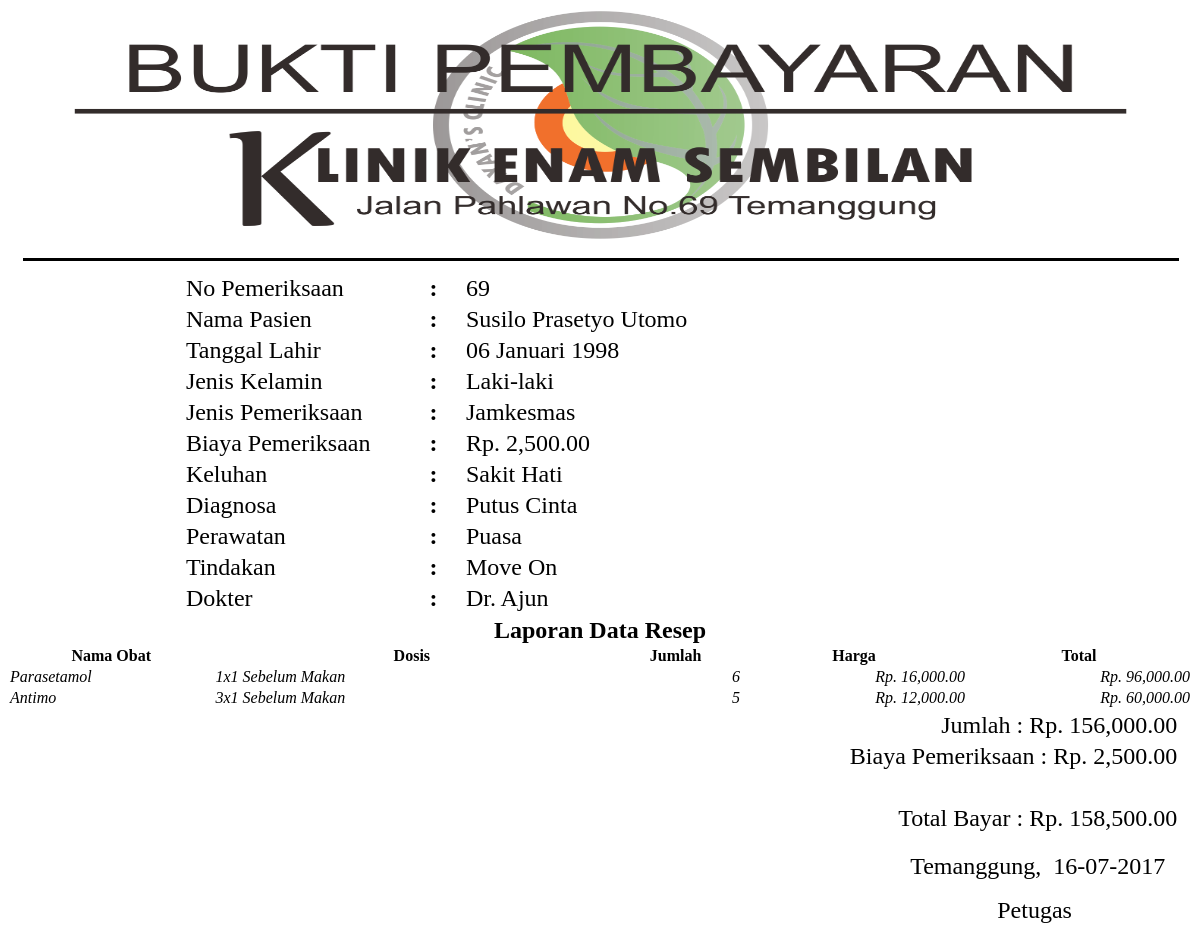
Page /pegawai/buktipembayaran.php?no_pemeriksaan=69 (signed in) on the committed database.
### tables this page shows
CREATE TABLE IF NOT EXISTS `pasien` (
  `no_pasien` int(11) NOT NULL auto_increment,
  `nama_pasien` varchar(50) NOT NULL,
  `alamat_pasien` varchar(50) NOT NULL,
  `tanggal_lahir_pasien` date NOT NULL,
  `telp` varchar(13) NOT NULL,
  `jenis_kelamin` varchar(30) NOT NULL,
  `tanggal_registrasi` date NOT NULL,
  PRIMARY KEY  (`no_pasien`)
);

CREATE TABLE IF NOT EXISTS `pemeriksaan` (
  `no_pemeriksaan` int(11) NOT NULL auto_increment,
  `no_pendaftaran` varchar(4) NOT NULL,
  `keluhan` varchar(225) NOT NULL,
  `diagnosa` varchar(50) NOT NULL,
  `perawatan` varchar(100) NOT NULL,
  `tindakan` varchar(225) NOT NULL,
  `berat_badan` int(4) NOT NULL,
  `tensi_diastolik` varchar(4) NOT NULL,
  `tensi_sistolik` varchar(4) NOT NULL,
  `no_resep` varchar(15) NOT NULL,
  PRIMARY KEY  (`no_pemeriksaan`)
);

CREATE TABLE IF NOT EXISTS `jenisbiaya` (
  `id_jenisbiaya` int(5) NOT NULL auto_increment,
  `nama_biaya` varchar(20) NOT NULL,
  `tarif` int(10) NOT NULL,
  PRIMARY KEY  (`id_jenisbiaya`)
);

CREATE TABLE IF NOT EXISTS `dokter` (
  `kode_dokter` varchar(5) NOT NULL,
  `nama_dokter` varchar(30) NOT NULL,
  `alamat_dokter` varchar(50) NOT NULL,
  `telepon_dokter` varchar(12) NOT NULL,
  `username` varchar(15) NOT NULL,
  `password` varchar(15) NOT NULL,
  PRIMARY KEY  (`kode_dokter`)
);

CREATE TABLE IF NOT EXISTS `resep` (
  `id_resep` int(11) NOT NULL auto_increment,
  `no_resep` varchar(15) NOT NULL,
  `kode_obat` varchar(5) NOT NULL,
  `id_dosis` varchar(4) NOT NULL,
  `jumlah` int(11) NOT NULL,
  PRIMARY KEY  (`id_resep`)
);

CREATE TABLE IF NOT EXISTS `obat` (
  `kode_obat` varchar(5) NOT NULL,
  `nama_obat` varchar(30) NOT NULL,
  `merk` varchar(30) NOT NULL,
  `satuan` varchar(10) NOT NULL,
  `harga_jual` int(11) NOT NULL,
  PRIMARY KEY  (`kode_obat`)
);

CREATE TABLE IF NOT EXISTS `dosis` (
  `id_dosis` varchar(4) NOT NULL,
  `nama_dosis` varchar(30) NOT NULL,
  PRIMARY KEY  (`id_dosis`)
);

### pegawai/tanggal.php (called while the page is built, shortened)
<?php
function tgl_indo($tgl){
$tanggal = substr($tgl,8,2);
$bulan   = getBulan(substr($tgl,5,2));
$tahun   = substr($tgl,0,4);
return $tanggal.' '.$bulan.' '.$tahun;
}
function getBulan($bln){
switch ($bln){
case 1:
return "Januari";
break;
}
}
?>

### pegawai/buktipembayaran.php (the view, shortened to what this page needs)
<?php
if(!isset($_SESSION['username'])) {
header('location:index.php'); }
else { $username = $_SESSION['username']; }
?>
<!doctype html>
<html>
<head>
<link rel="stylesheet" href="tabel.css" type="text/css" />
</head>
<body>
<div align="center">
<table width="98%" height="340" border="0">
  <tbody>
    <tr>
      <td colspan="4" style="text-align: center"><img src="pembayaran.png" width="1053" height="228"></td>
    </tr>
    <tr>
      <td height="24" colspan="4" style="text-align: right"><hr width="100%" size="3" color="#000000" /></td>
      </tr>
       <?php
	 include "tanggal.php";
	 $sql="select   pasien.*,pendaftaran.*,pemeriksaan.*,jenisbiaya.*,dokter.*,jadwal_praktek.* from pasien,pendaftaran,pemeriksaan,jenisbiaya,dokter,jadwal_praktek where pasien.no_pasien=pendaftaran.no_pasien and pendaftaran.no_pendaftaran=pemeriksaan.no_pendaftaran and jenisbiaya.id_jenisbiaya=pendaftaran.id_jenisbiaya and dokter.kode_dokter=jadwal_praktek.kode_dokter and jadwal_praktek.kode_jadwal=pendaftaran.kode_jadwal and pemeriksaan.no_pemeriksaan='$_REQUEST[no_pemeriksaan]'  ";
	 	 $query=mysql_query($sql);
	 while($data=mysql_fetch_array($query))
	 {
	  $tanggal_lahir=tgl_indo($data['tanggal_lahir_pasien']);
	 ?>
    <tr>
      <td width="14%" style="text-align: left">&nbsp;</td>
      <td width="21%" height="24" class="style5" style="text-align: left"><span class="style5">No Pemeriksaan</span></td>
      <td width="3%" class="style5"><strong>:</strong></td>
      <td width="62%" class="style5"><span class="style5"><?php echo $data['no_pemeriksaan']?></span></td>
    </tr>
    <tr>
      <td style="text-align: left">&nbsp;</td>
      <td height="24" class="style5" style="text-align: left"><span class="style5">Nama Pasien</span></td>
      <td class="style5"><strong>:</strong></td>
      <td class="style5"><span class="style5"><?php echo $data['nama_pasien']?></span></td>
    </tr>
    <tr>
      <td style="text-align: left">&nbsp;</td>
      <td height="24" class="style5" style="text-align: left"><span class="style5">Tanggal Lahir</span></td>
      <td class="style5"><strong>:</strong></td>
      <td class="style5"><span class="style5"><?php echo $tanggal_lahir?></span></td>
    </tr>
    <tr>
      <td style="text-align: left">&nbsp;</td>
      <td height="24" class="style5" style="text-align: left"><span class="style5">Jenis Kelamin</span></td>
      <td class="style5"><strong>:</strong></td>
      <td class="style5"><span class="style5"><?php echo $data['jenis_kelamin']?></span></td>
    </tr>
    <tr>
      <td style="text-align: left">&nbsp;</td>
      <td height="24" class="style5" style="text-align: left"><span class="style5">Jenis Pemeriksaan</span></td>
      <td class="style5"><strong>:</strong></td>
      <td class="style5"><span class="style5"><?php echo $data['nama_biaya']?></span></td>
    </tr>
    <tr>
      <td style="text-align: left">&nbsp;</td>
      <td height="24" class="style5" style="text-align: left">Biaya Pemeriksaan</td>
      <td class="style5"><strong>:</strong></td>
      <td class="style5"><?php echo "Rp. ".number_format($data['tarif'],2); ?></td>
    </tr>
    <tr>
      <td style="text-align: left">&nbsp;</td>
      <td height="24" class="style5" style="text-align: left"><span class="style5">Keluhan</span></td>
      <td class="style5"><strong>:</strong></td>
      <td class="style5"><span class="style5"><?php echo $data['keluhan']?></span></td>
    </tr>
    <tr>
      <td style="text-align: left">&nbsp;</td>
      <td height="24" class="style5" style="text-align: left"><span class="style5">Diagnosa</span></td>
      <td class="style5"><strong>:</strong></td>
      <td class="style5"><span class="style5"><?php echo $data['diagnosa']?></span></td>
    </tr>
    <tr>
      <td style="text-align: left">&nbsp;</td>
      <td height="24" class="style5" style="text-align: left"><span class="style5">Perawatan</span></td>
      <td class="style5"><strong>:</strong></td>
      <td class="style5"><span class="style5"><?php echo $data['perawatan']?></span></td>
    </tr>
    <tr>
      <td style="text-align: left">&nbsp;</td>
      <td height="24" class="style5" style="text-align: left">Tindakan</td>
      <td class="style5"><strong>:</strong></td>
      <td class="style5"><?php echo $data['tindakan']?></td>
    </tr>
    <tr>
      <td style="text-align: left">&nbsp;</td>
      <td height="24" class="style5" style="text-align: left"><span class="style5">Dokter</span></td>
      <td class="style5"><strong>:</strong></td>
      <td class="style5"><span class="style5"><?php echo $data['nama_dokter']?></span></td>
    </tr>
  </tbody>
</table>
<center>
<table cellspacing="1" border="0" class="tabel5" width="100%" >
  <tr>
    <th class="ht" colspan="12"><div align="center" class="style5">Laporan Data Resep</div></th>
  </tr>
  <tr >
    <th class="isiform2"><div align="center">Nama Obat</div></th>
    <th class="isiform2"><div align="center">Dosis</div></th>
    <th class="isiform2"><div align="center">Jumlah</div></th>
    <th class="isiform2"><div align="center">Harga</div></th>
    <th class="isiform2"><div align="center">Total</div></th>
  </tr>
  <tr >
    <?php
include "koneksi.php";$totalobat=0;$totalbayar=0;
$query = mysql_query("select resep.*,obat.*,pemeriksaan.*,dosis.*,jenisbiaya.*,pendaftaran.* from resep,obat,pemeriksaan,dosis,jenisbiaya,pendaftaran where resep.kode_obat=obat.kode_obat and resep.no_resep=pemeriksaan.no_resep  and dosis.id_dosis=resep.id_dosis and jenisbiaya.id_jenisbiaya=pendaftaran.id_jenisbiaya and pendaftaran.no_pendaftaran=pemeriksaan.no_pendaftaran and jenisbiaya.id_jenisbiaya=pendaftaran.id_jenisbiaya and pemeriksaan.no_pemeriksaan='$_REQUEST[no_pemeriksaan]'");
				while($data=mysql_fetch_array($query))
				{
				?>
    <td class="isiform2"><div align="left"><em><?php echo $data["nama_obat"]; ?></em></div></td>
    <td class="isiform2"><div align="left"><em><?php echo $data["nama_dosis"]; ?></em><span class="isiformin">
    </span></div></td>
    <td class="isiform2"><div align="right"><em><?php echo $data["jumlah"]; ?> </em></div></td>
	<td class="isiform2"><div align="right"><em><?php echo "Rp. ".number_format($data["harga_jual"],2); ?> </em></div></td>
    <?php
	$total=$data['jumlah']*$data['harga_jual'];
	$totalobat=$totalobat+$total;
	$totalbayar=$totalobat+$data['tarif'];
	?>
    <td class="isiform2" align="right"><em><?php echo "Rp. ".number_format($total,2);?></em></td>
  </tr>
  <?php
}
?>
</table>
<div align="center">
  <table width="98%" border="0">
    <tr>
      <td colspan="5" class="style5"><div align="right">
        <?php
echo "Jumlah : Rp. ".number_format($totalobat,2);
?>
      </div></td>
    </tr>
    <tr>
    <?php
	 $sql="select   pasien.*,pendaftaran.*,pemeriksaan.*,jenisbiaya.* from pasien,pendaftaran,pemeriksaan,jenisbiaya where pasien.no_pasien=pendaftaran.no_pasien and pendaftaran.no_pendaftaran=pemeriksaan.no_pendaftaran and jenisbiaya.id_jenisbiaya=pendaftaran.id_jenisbiaya and pemeriksaan.no_pemeriksaan='$_REQUEST[no_pemeriksaan]'  ";
	 	 $query=mysql_query($sql);
	 while($data=mysql_fetch_array($query))
	 {
	 ?>
      <td colspan="5" class="style5"><div align="right"><span style="text-align: left">Biaya Pemeriksaan</span> : <span class="style5"><?php echo "Rp. ".number_format($data['tarif'],2);?></span><span class="style5"></span></div></td>
    </tr>
    <tr>
      <td colspan="5" class="style5">&nbsp;</td>
    </tr>
    <tr>
      <td colspan="5" class="style5"><div align="right"><?php
echo "Total Bayar : Rp.  ".number_format($totalbayar,2);
}
?>
</td>
    </tr>
    <tr>
      <td colspan="5" class="style5"><div align="right"></div></td>
      </tr>
    <tr>
      <td height="53" colspan="5" class="style5"><div align="right" class="style5">Temanggung,&nbsp;&nbsp;<?php echo date("d-m-Y") ?>&nbsp;&nbsp;</div></td>
      </tr>
    <tr>
      <td width="8%" class="style5">&nbsp;</td>
      <td width="11%" class="style5">&nbsp;</td>
      <td width="11%" class="style5">&nbsp;</td>
      <td width="45%" class="style5">&nbsp;</td>
      <td width="25%" class="style5"><div align="center">Petugas</div></td>
    </tr>
        <?php
$sql="select * from pegawai where  username='$username'";
$query=mysql_query($sql) or die ("Query Salah");
?>
<?php
}
?>

### pegawai/tabel.css (style rules this page uses)
.isiformin { padding-left:30px; padding-top:5px; padding-bottom:10px; }

### pegawai/buktipembayaran.php (style rules this page uses)
.style5 { font-size: 24px }

### rows in the picture
pasien: pemeriksaan.no_pemeriksaan "69", nama_pasien "Susilo Prasetyo Utomo", tanggal_lahir_pasien "06 Januari 1998", jenis_kelamin "Laki-laki", jenisbiaya.nama_biaya "Jamkesmas", jenisbiaya.tarif "2,500.00", pemeriksaan.keluhan "Sakit Hati", pemeriksaan.diagnosa "Putus Cinta", pemeriksaan.perawatan "Puasa", pemeriksaan.tindakan "Move On", dokter.nama_dokter "Dr. Ajun", totalobat "156,000.00"
resep: kode_obat.nama_obat "Parasetamol", id_dosis.nama_dosis "1x1 Sebelum Makan", jumlah "6", kode_obat.harga_jual "16,000.00", jumlah.harga_jual "96,000.00"
resep: kode_obat.nama_obat "Antimo", id_dosis.nama_dosis "3x1 Sebelum Makan", jumlah "5", kode_obat.harga_jual "12,000.00", jumlah.harga_jual "60,000.00"
jenisbiaya: tarif "158,500.00"
